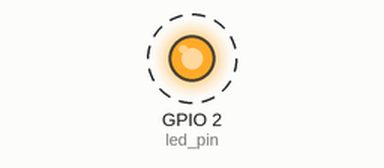
This sketch was run on a simulated ESP32. Shown: output pins drawn as LEDs (lit = HIGH). Dashed ring = blinking.

Above: at 0.2 s.
Timing chart, 0 to 3.0 s (numbered marks = the images above):
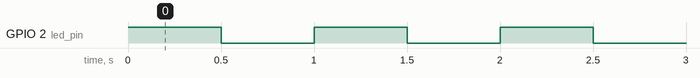

The sketch:

RTOS_Pt1.ino
```cpp
/**
* Toggles the LED on and off in its own task/thread.
*/
// Use only core 1 for demo purposes
#if CONFIG_FREERTOS_UNICORE
static const BaseType_t app_cpu = 0;
#else
static const BaseType_t app_cpu = 1;
#endif
// Pins
static const int led_pin = LED_BUILTIN;
// Our task: blink an LED
void toggleLED(void *parameter) {
  while(1) {
    digitalWrite(led_pin, HIGH);
    vTaskDelay(500 / portTICK_PERIOD_MS);
    digitalWrite(led_pin, LOW);
    vTaskDelay(500 / portTICK_PERIOD_MS);
  }
}

void setup() {
  // Configure pin
  pinMode(led_pin, OUTPUT);
  // Task to run forever
  xTaskCreatePinnedToCore( // Use xTaskCreate() in vanilla FreeRTOS
    toggleLED, // Function to be called
    "Toggle LED", // Name of task
    1024, // Stack size (bytes in ESP32, words in FreeRTOS), 768
    NULL, // Parameter to pass to function, pointer!
    1, // Task priority (0 to configMAX_PRIORITIES - 1) 0-24
    NULL, // Task handle, managing (status, memory usage, terminate)
    app_cpu); // Run on one core for demo purposes (ESP32 only)
// If this was vanilla FreeRTOS, you'd want to call vTaskStartScheduler() in
// main after setting up your tasks.
}

void loop() {
// Do nothing
// setup() and loop() run in their own task with priority 1 in core 1
// on ESP32
}
```

Measured:
- by itself, GPIO 2 (led_pin): alternates HIGH for 0.50 s and LOW for 0.50 s
